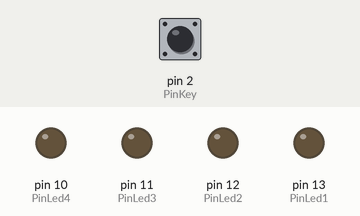
Recording of a sketch running on a simulated Arduino Uno, built with avr-gcc and run on an emulated ATmega328P. Shown: output pins drawn as LEDs (lit = HIGH). Dashed ring = blinking. Inputs (shaded band) come from the test bench; at power-on: pin 2 (PinKey) LOW.

Above: at 1.2 s.
1.3 s: pin 2 (PinKey) pulled HIGH for 0.15 s
At 1.65 s:
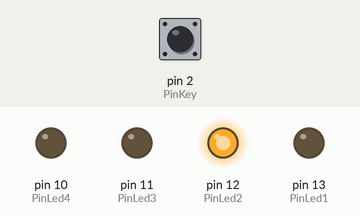
3.2 s: pin 2 (PinKey) pulled HIGH for 3.2 s
At 5.35 s:
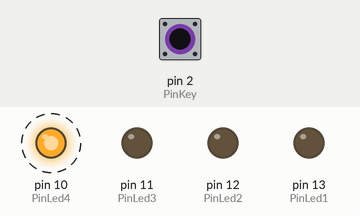
Timing chart, 0 to 8.1 s (numbered marks = the images above; inputs shaded):
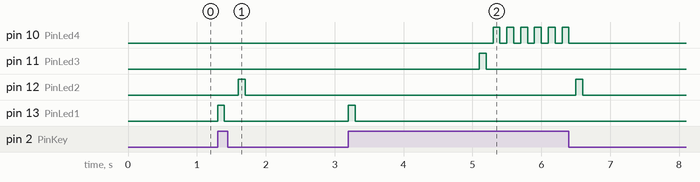

The sketch:

Lesson_4.ino
```cpp
const int PinKey   = 2;                             //  Константа с № вывода к которому подключёна кнопка
const int PinLed1  = 13;                            //  Константа с № вывода к которому подкл. светодиод 1
const int PinLed2  = 12;                            //  Константа с № вывода к которому подкл. светодиод 2
const int PinLed3  = 11;                            //  Константа с № вывода к которому подкл. светодиод 3
const int PinLed4  = 10;                            //  Константа с № вывода к которому подкл. светодиод 4
      int Timer    = 0;                             //  Переменная для подсчета времени удержания кнопки

void setup(){                                       //  Код внутри функции setup выполняется однократно
    pinMode(PinKey,  INPUT );                       //  Конфигурируем вывод PinKey  как вход
    pinMode(PinLed1, OUTPUT);                       //  Конфигурируем вывод PinLed1 как выход
    pinMode(PinLed2, OUTPUT);                       //  Конфигурируем вывод PinLed2 как выход
    pinMode(PinLed3, OUTPUT);                       //  Конфигурируем вывод PinLed3 как выход
    pinMode(PinLed4, OUTPUT);                       //  Конфигурируем вывод PinLed4 как выход
}
void loop(){                                        //  Код внутри функции loop выполняется постоянно
    if(digitalRead(PinKey)){                        //  Если кнопка нажата (единица на входе PinKey), то ...
        Timer = 0;                                  //  Сбрасываем счетчик времени удержания кнопки
        digitalWrite(PinLed1, 1);                   //  Устанавливаем «1» на выходе PinLed1
        delay(100);                                 //  ждём 100мс, иначе не заметим включение светодиода №1
        digitalWrite(PinLed1, 0);                   //  Устанавливаем «0» на выходе PinLed1
        while(digitalRead(PinKey)){                 //  Выполняем код цикла while пока нажата кнопка
            if(Timer< 11){Timer++;}                 //  Увеличиваем значение Timer на 1, но не более 11 раз
            if(Timer==10){digitalWrite(PinLed3,1);} //  Устанавливаем «1» на выходе PinLed3
            if(Timer> 10){digitalWrite(PinLed4,1);} //  Устанавливаем «1» на выходе PinLed4
            delay(100);                             //  ждём 100мс, иначе не заметим вкл. светодиодов № 3, 4
            if(Timer==10){digitalWrite(PinLed3,0);} //  Устанавливаем «0» на выходе PinLed3
            if(Timer> 10){digitalWrite(PinLed4,0);} //  Устанавливаем «0» на выходе PinLed4
            delay(100);                             //  ждём 100мс, иначе не заметим выкл-ние светодиода № 4
        }
        digitalWrite(PinLed2, 1);                   //  Устанавливаем «1» на выходе PinLed2
        delay(100);                                 //  ждём 100мс, иначе не заметим включение светодиода №2
        digitalWrite(PinLed2, 0);                   //  Устанавливаем «0» на выходе PinLed2
    }
}
```

Measured:
- after the input at 1.3 s, pin 12 (PinLed2): LOW → HIGH after 0.30 s, → LOW 0.10 s later; pin 13 (PinLed1): LOW → HIGH at once, → LOW 0.10 s later
- after the input at 3.2 s, pin 10 (PinLed4): alternates HIGH for 0.10 s and LOW for 0.10 s, 12 changes in all, then stays LOW, starting after 2.1 s; pin 11 (PinLed3): LOW → HIGH after 1.9 s, → LOW 0.10 s later; pin 12 (PinLed2): LOW → HIGH after 3.3 s, → LOW 0.10 s later; pin 13 (PinLed1): LOW → HIGH at once, → LOW 0.10 s later
